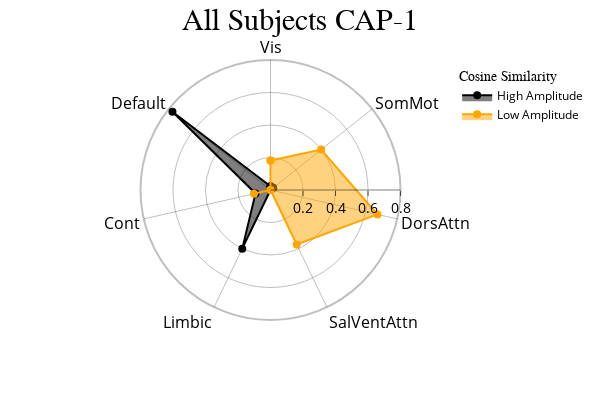
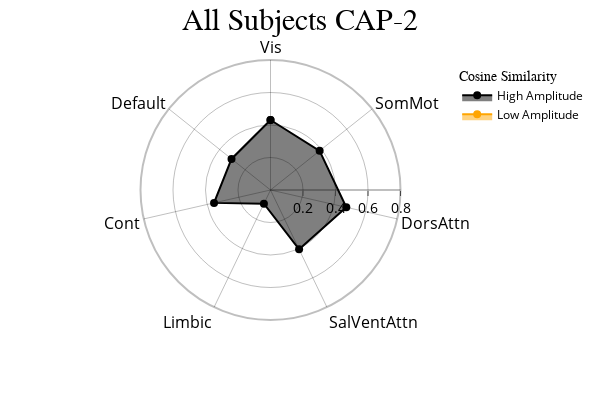
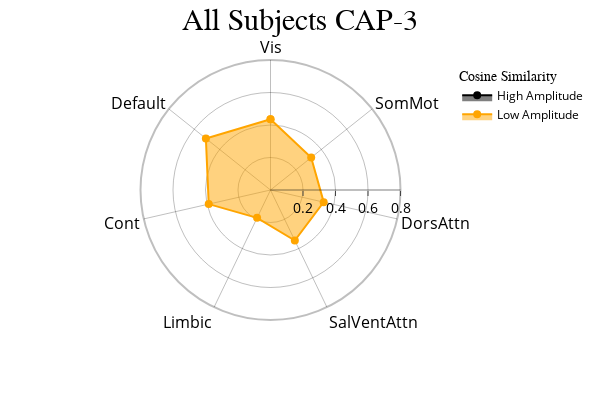

Notebook cell for these charts, in order:
### Markdown cell above
<font size="6">CAPs to Radar Plots </font>

 <font size="3">Radar plots showing the cosine similarity between each network and the positive ("High Amplitude") and negative ("Low Amplitude") activations in each CAP. Since this function assumes that the matrix subjected to kmeans clustering was standardized, "High Amplitude" represents values above the mean (0) and "Low Amplitude" represents values below the mean (0). During calculation of the "Low Amplitude" cosine similarity, the inverse is computed to turn this similarity positive for visualization purposes.</font>

### Code cell
radialaxis = {
    "showline": True,
    "linewidth": 2,
    "linecolor": "rgba(0, 0, 0, 0.25)",
    "gridcolor": "rgba(0, 0, 0, 0.25)",
    "ticks": "outside",
    "tickfont": {"size": 14, "color": "black"},
    "range": [0, 0.8],
    "tickvals": ["", 0.2, "", 0.4, "", 0.6, "", 0.8],
}

legend = {
    "yanchor": "top",
    "y": 0.99,
    "x": 0.99,
    "title_font_family": "Times New Roman",
    "font": {"size": 12, "color": "black"},
}

colors = {"High Amplitude": "black", "Low Amplitude": "orange"}

cap_analysis.caps2radar(
    radialaxis=radialaxis, height=400, width=600, color_discrete_map=colors, legend=legend
)

### Figure 1 — Plotly figure (JSON) as saved in the notebook; plotly's stock layout.template omitted (floating-point values rounded to 4 significant figures)
{"data": [{"fill": "toself", "hovertemplate": "color=High Amplitude<br>r=%{r}<br>Regions=%{theta}<extra></extra>", "legendgroup": "High Amplitude", "line": {"color": "black", "dash": "solid"}, "marker": {"size": 8, "symbol": "circle"}, "mode": "markers+lines", "name": "High Amplitude", "r": [0.02315, 0.02139, 0.0, 0.0, 0.4008, 0.09455, 0.7717, 0.02315], "showlegend": true, "subplot": "polar", "theta": ["Vis", "SomMot", "DorsAttn", "SalVentAttn", "Limbic", "Cont", "Default", "Vis"], "type": "scatterpolar"}, {"fill": "toself", "hovertemplate": "color=Low Amplitude<br>r=%{r}<br>Regions=%{theta}<extra></extra>", "legendgroup": "Low Amplitude", "line": {"color": "orange", "dash": "solid"}, "marker": {"size": 8, "symbol": "circle"}, "mode": "markers+lines", "name": "Low Amplitude", "r": [0.1819, 0.3986, 0.6752, 0.3715, 0.0, 0.1045, 0.0009637, 0.1819], "showlegend": true, "subplot": "polar", "theta": ["Vis", "SomMot", "DorsAttn", "SalVentAttn", "Limbic", "Cont", "Default", "Vis"], "type": "scatterpolar"}], "layout": {"height": 400, "legend": {"font": {"color": "black", "size": 12}, "title": {"font": {"family": "Times New Roman"}, "text": "Cosine Similarity"}, "tracegroupgap": 0, "x": 0.99, "y": 0.99, "yanchor": "top"}, "margin": {"t": 60}, "polar": {"angularaxis": {"categoryarray": ["Vis", "SomMot", "DorsAttn", "SalVentAttn", "Limbic", "Cont", "Default", "Vis", "SomMot", "DorsAttn", "SalVentAttn", "Limbic", "Cont", "Default"], "categoryorder": "array", "direction": "clockwise", "gridcolor": "rgba(0, 0, 0, 0.25)", "linecolor": "rgba(0, 0, 0, 0.25)", "linewidth": 2, "rotation": 90, "showline": true, "tickfont": {"color": "black", "size": 16}}, "bgcolor": "white", "domain": {"x": [0, 1], "y": [0, 1]}, "radialaxis": {"gridcolor": "rgba(0, 0, 0, 0.25)", "linecolor": "rgba(0, 0, 0, 0.25)", "linewidth": 2, "range": [0, 0.8], "showline": true, "tickfont": {"color": "black", "size": 14}, "ticks": "outside", "tickvals": ["", 0.2, "", 0.4, "", 0.6, "", 0.8]}}, "showlegend": true, "title": {"font": {"color": "black", "family": "Times New Roman", "size": 30}, "text": "All Subjects CAP-1", "x": 0.5}, "width": 600}}

### Figure 2 — Plotly figure (JSON) as saved in the notebook; plotly's stock layout.template omitted (floating-point values rounded to 4 significant figures)
{"data": [{"fill": "toself", "hovertemplate": "color=High Amplitude<br>r=%{r}<br>Regions=%{theta}<extra></extra>", "legendgroup": "High Amplitude", "line": {"color": "black", "dash": "solid"}, "marker": {"size": 8, "symbol": "circle"}, "mode": "markers+lines", "name": "High Amplitude", "r": [0.4306, 0.3867, 0.4786, 0.4055, 0.0935, 0.3564, 0.3068, 0.4306], "showlegend": true, "subplot": "polar", "theta": ["Vis", "SomMot", "DorsAttn", "SalVentAttn", "Limbic", "Cont", "Default", "Vis"], "type": "scatterpolar"}, {"fill": "toself", "hovertemplate": "color=Low Amplitude<br>r=%{r}<br>Regions=%{theta}<extra></extra>", "legendgroup": "Low Amplitude", "line": {"color": "orange", "dash": "solid"}, "marker": {"size": 8, "symbol": "circle"}, "mode": "markers+lines", "name": "Low Amplitude", "r": [NaN, NaN, NaN, NaN, NaN, NaN, NaN, NaN], "showlegend": true, "subplot": "polar", "theta": ["Vis", "SomMot", "DorsAttn", "SalVentAttn", "Limbic", "Cont", "Default", "Vis"], "type": "scatterpolar"}], "layout": {"height": 400, "legend": {"font": {"color": "black", "size": 12}, "title": {"font": {"family": "Times New Roman"}, "text": "Cosine Similarity"}, "tracegroupgap": 0, "x": 0.99, "y": 0.99, "yanchor": "top"}, "margin": {"t": 60}, "polar": {"angularaxis": {"categoryarray": ["Vis", "SomMot", "DorsAttn", "SalVentAttn", "Limbic", "Cont", "Default", "Vis", "SomMot", "DorsAttn", "SalVentAttn", "Limbic", "Cont", "Default"], "categoryorder": "array", "direction": "clockwise", "gridcolor": "rgba(0, 0, 0, 0.25)", "linecolor": "rgba(0, 0, 0, 0.25)", "linewidth": 2, "rotation": 90, "showline": true, "tickfont": {"color": "black", "size": 16}}, "bgcolor": "white", "domain": {"x": [0, 1], "y": [0, 1]}, "radialaxis": {"gridcolor": "rgba(0, 0, 0, 0.25)", "linecolor": "rgba(0, 0, 0, 0.25)", "linewidth": 2, "range": [0, 0.8], "showline": true, "tickfont": {"color": "black", "size": 14}, "ticks": "outside", "tickvals": ["", 0.2, "", 0.4, "", 0.6, "", 0.8]}}, "showlegend": true, "title": {"font": {"color": "black", "family": "Times New Roman", "size": 30}, "text": "All Subjects CAP-2", "x": 0.5}, "width": 600}}

### Figure 3 — Plotly figure (JSON) as saved in the notebook; plotly's stock layout.template omitted (floating-point values rounded to 4 significant figures)
{"data": [{"fill": "toself", "hovertemplate": "color=High Amplitude<br>r=%{r}<br>Regions=%{theta}<extra></extra>", "legendgroup": "High Amplitude", "line": {"color": "black", "dash": "solid"}, "marker": {"size": 8, "symbol": "circle"}, "mode": "markers+lines", "name": "High Amplitude", "r": [NaN, NaN, NaN, NaN, NaN, NaN, NaN, NaN], "showlegend": true, "subplot": "polar", "theta": ["Vis", "SomMot", "DorsAttn", "SalVentAttn", "Limbic", "Cont", "Default", "Vis"], "type": "scatterpolar"}, {"fill": "toself", "hovertemplate": "color=Low Amplitude<br>r=%{r}<br>Regions=%{theta}<extra></extra>", "legendgroup": "Low Amplitude", "line": {"color": "orange", "dash": "solid"}, "marker": {"size": 8, "symbol": "circle"}, "mode": "markers+lines", "name": "Low Amplitude", "r": [0.4351, 0.3201, 0.3359, 0.3449, 0.1902, 0.3899, 0.5086, 0.4351], "showlegend": true, "subplot": "polar", "theta": ["Vis", "SomMot", "DorsAttn", "SalVentAttn", "Limbic", "Cont", "Default", "Vis"], "type": "scatterpolar"}], "layout": {"height": 400, "legend": {"font": {"color": "black", "size": 12}, "title": {"font": {"family": "Times New Roman"}, "text": "Cosine Similarity"}, "tracegroupgap": 0, "x": 0.99, "y": 0.99, "yanchor": "top"}, "margin": {"t": 60}, "polar": {"angularaxis": {"categoryarray": ["Vis", "SomMot", "DorsAttn", "SalVentAttn", "Limbic", "Cont", "Default", "Vis", "SomMot", "DorsAttn", "SalVentAttn", "Limbic", "Cont", "Default"], "categoryorder": "array", "direction": "clockwise", "gridcolor": "rgba(0, 0, 0, 0.25)", "linecolor": "rgba(0, 0, 0, 0.25)", "linewidth": 2, "rotation": 90, "showline": true, "tickfont": {"color": "black", "size": 16}}, "bgcolor": "white", "domain": {"x": [0, 1], "y": [0, 1]}, "radialaxis": {"gridcolor": "rgba(0, 0, 0, 0.25)", "linecolor": "rgba(0, 0, 0, 0.25)", "linewidth": 2, "range": [0, 0.8], "showline": true, "tickfont": {"color": "black", "size": 14}, "ticks": "outside", "tickvals": ["", 0.2, "", 0.4, "", 0.6, "", 0.8]}}, "showlegend": true, "title": {"font": {"color": "black", "family": "Times New Roman", "size": 30}, "text": "All Subjects CAP-3", "x": 0.5}, "width": 600}}
